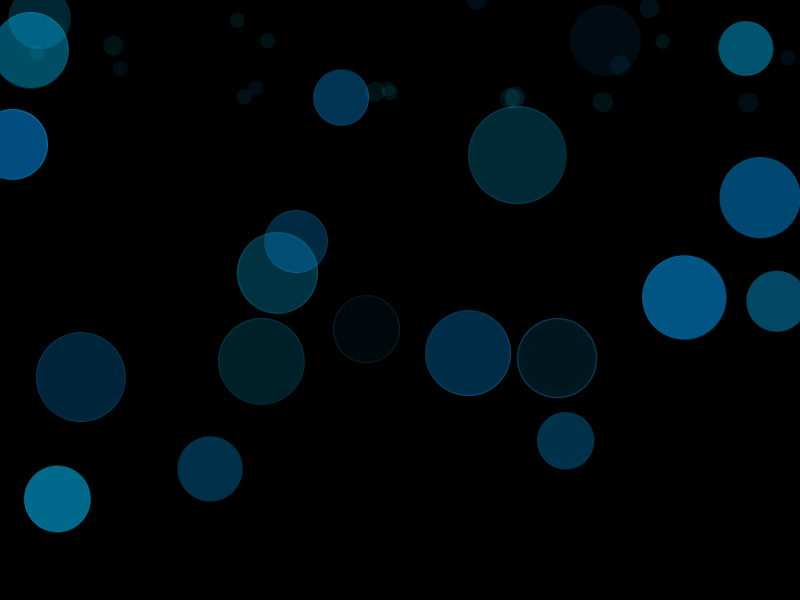
Frame 1 (no input)
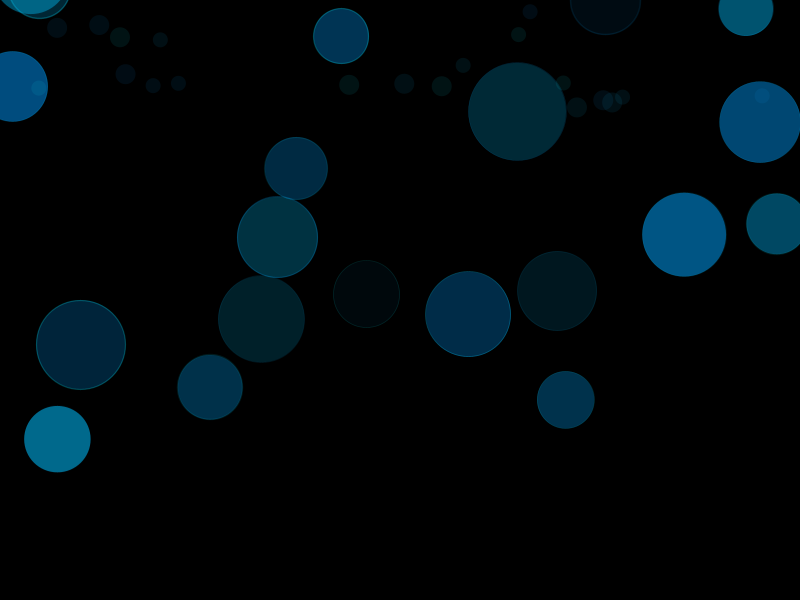
Frame 60 (the mouse pressed at the canvas centre just before this capture)
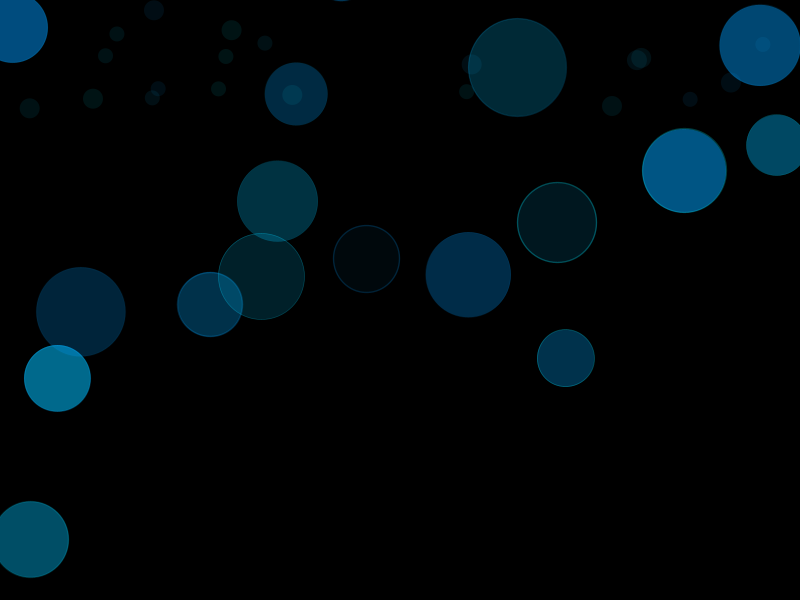
Frame 120 (the mouse held since frame 60 and released just before this capture)

The Processing sketch that drew these frames (run headless with seeded random() and noise(); from frame 60 on, the mouse is pressed at the canvas centre):

// Processing sketch: processing_37474
// ── processing_37474.pde

ColorSpot[] sp = new ColorSpot[20];
 
void setup() {
  size(800, 600);
  noStroke();
  smooth();
  colorMode(RGB);
  background(0);
 
  for (int i = 0; i < sp.length; i++) {
    sp[i] = new ColorSpot(
    random(width),
    random(height),
    random(50, 100),
    random(0.5, 1.5),
    color(0, random(150, 200), 255, random(10,150)));
  }
}
 
void draw() {
  background(0);
   fill(0);
 rect(0,0,width,100);
  for (int i = 0; i < sp.length; i++) {
    sp[i].move();
    sp[i].display();
  }
   
 
for (int i = 0; i < 10; i++) {
    fill(random(0, 20), random(150, 255), 255, 20);
    noStroke();
    ellipse(random(width), random(110), 20, 20);
    ellipse(random(width), random(100), 15, 15);
  }
}
 
 
void mousePressed() {
  ellipse(mouseX, mouseY, 70, 70);
}
 
 
//Spotクラスを定義
class Spot {
  //属性を定義
  float x, y, diameter, speed; // x座標, y座標, 直径, 速さ
 
  //コンストラクタを定義
  Spot(float _x, float _y, float _diameter, float _speed) {
    x = _x;
    y = _y;
    diameter = _diameter;
    speed = _speed;
  }
 
  //移動するメソッドを定義
  void move() {
    y += -speed;
    if (y < -diameter) y = height + -diameter/2;
  }
 
  //表示するメソッドを定義
  void display() {
    stroke(0, random(150, 255), 255, random(10,80));
    strokeWeight(random(0.5,1.5));
    ellipse(x, y, diameter, diameter);
  }
}
 
//Spotクラスを継承し、ColorSpotクラスを定義
class ColorSpot extends Spot {
  //属性を定義
  color col; // 色
 
  //コンストラクタを定義
  ColorSpot(float _x, float _y, float _diameter, float _speed, color _col) {
    super(_x, _y, _diameter, _speed); //親クラス(Spot)のコンストラクタを呼びだす
    col = _col;
  }
 
  //移動するメソッドを定義
  void move() {
    super.move(); //親クラス(Spot)のメソッドを呼びだす
  }
 
  //表示するメソッドを定義
  void display() {
    fill(col);
    super.display();
  }
}
